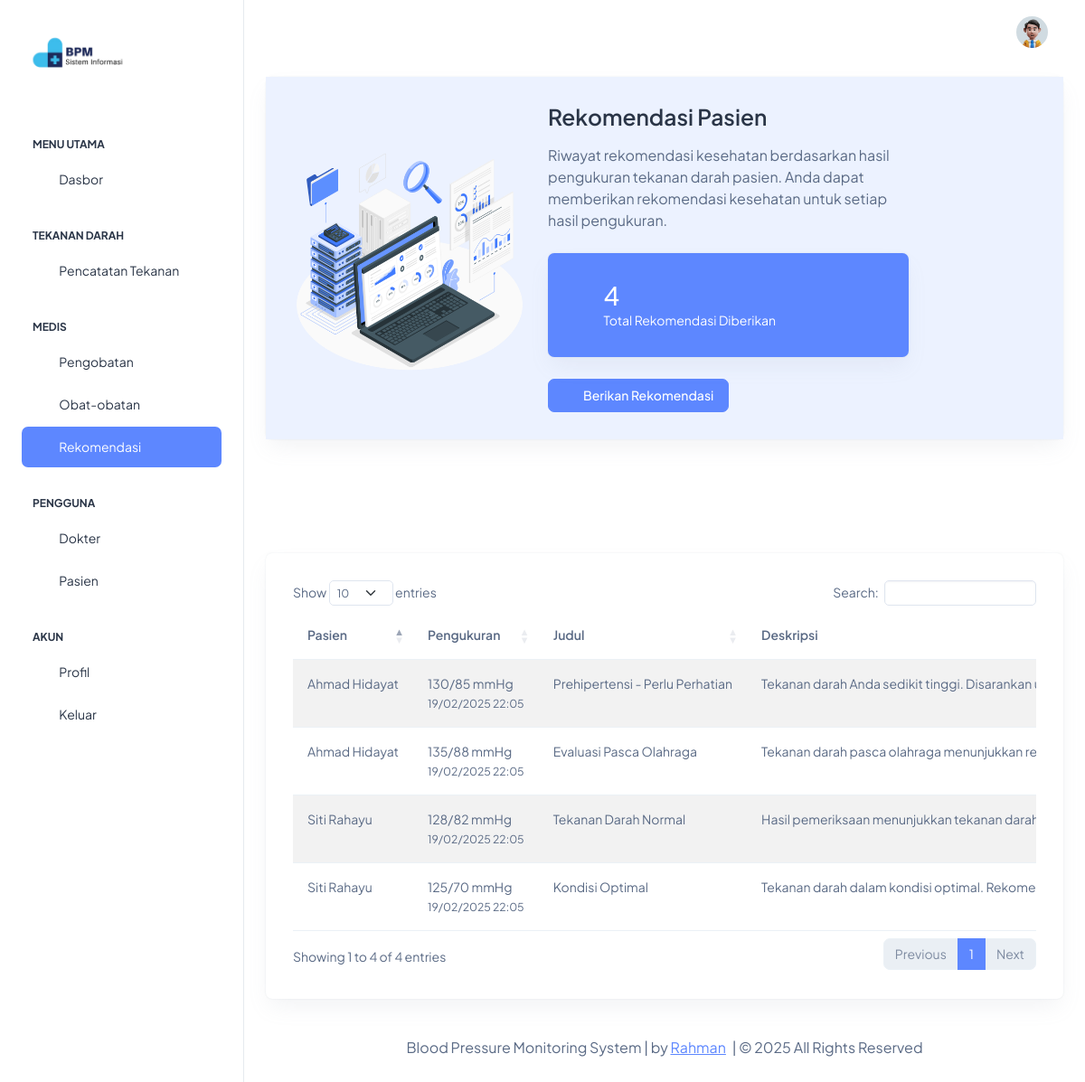
Screenshot of /App/Views/rekomendasi.php (signed in) with the database file from the repository.
### tables this page shows
CREATE TABLE `patient_recommendations` (
  `patient_recommendation_id` int NOT NULL,
  `patient_id` int DEFAULT NULL,
  `reading_id` int DEFAULT NULL,
  `title` varchar(100) NOT NULL,
  `description` text NOT NULL,
  `created_by` int DEFAULT NULL,
  `created_at` timestamp NULL DEFAULT CURRENT_TIMESTAMP
);

CREATE TABLE `patient_profiles` (
  `patient_id` int NOT NULL,
  `user_id` int DEFAULT NULL,
  `full_name` varchar(100) NOT NULL,
  `date_of_birth` date NOT NULL,
  `gender` enum('M','F') NOT NULL,
  `address` text,
  `phone_number` varchar(20) DEFAULT NULL,
  `emergency_contact` varchar(100) DEFAULT NULL,
  `emergency_phone` varchar(20) DEFAULT NULL,
  `medical_history` text
);

CREATE TABLE `blood_pressure_readings` (
  `reading_id` int NOT NULL,
  `patient_id` int DEFAULT NULL,
  `systolic` int NOT NULL,
  `diastolic` int NOT NULL,
  `pulse_rate` int DEFAULT NULL,
  `reading_date` timestamp NULL DEFAULT CURRENT_TIMESTAMP,
  `notes` text
);

### App/Config/Database.php (called while the page is built, shortened)
<?php
class Database
{
    private $host = 'localhost';
    private $db_name = 'blood_pressure_monitoring';
    private $username = 'root';
    private $password = '';
    private $conn;
    private function connect()
    {
        try {
            $this->conn = new PDO(
                'mysql:host=' . $this->host . ';dbname=' . $this->db_name,
                $this->username,
                $this->password
            );
            $this->conn->setAttribute(PDO::ATTR_ERRMODE, PDO::ERRMODE_EXCEPTION);
            $this->conn->setAttribute(PDO::ATTR_DEFAULT_FETCH_MODE, PDO::FETCH_ASSOC);
        } catch (PDOException $e) {
            echo 'Connection Error: ' . $e->getMessage();
        }
    }
    public function query($query, $params = [])
    {
        $stmt = $this->conn->prepare($query);
        $stmt->execute($params);
        return $stmt;
    }
}

### App/Controllers/RekomendasiController.php (called while the page is built, shortened)
<?php
require_once __DIR__ . '/../Models/RekomendasiModel.php';
class RekomendasiController
{
    private $rekomendasiModel;
    public function __construct()
    {
        $this->rekomendasiModel = new RekomendasiModel();
    }
    public function getAllRecommendations()
    {
        return $this->rekomendasiModel->getAllRecommendations();
    }
}

### App/Models/RekomendasiModel.php (called while the page is built, shortened)
<?php
require_once __DIR__ . '/../Config/Database.php';
class RekomendasiModel
{
    private $db;
    public function __construct()
    {
        $this->db = new Database();
    }
    public function getAllRecommendations()
    {
        $query = "SELECT pr.patient_recommendation_id, pr.title, pr.description,
                  pr.created_at, u.username as created_by_name,
                  pp.full_name as patient_name,
                  bpr.systolic, bpr.diastolic, bpr.reading_date
                  FROM patient_recommendations pr
                  JOIN users u ON pr.created_by = u.user_id
                  JOIN patient_profiles pp ON pr.patient_id = pp.patient_id
                  JOIN blood_pressure_readings bpr ON pr.reading_id = bpr.reading_id
                  ORDER BY pr.created_at DESC";
        return $this->db->query($query)->fetchAll();
    }
}

### App/Views/rekomendasi.php (the view, shortened to what this page needs)
<?php
require_once __DIR__ . '/../Controllers/RekomendasiController.php';
$rekomendasiController = new RekomendasiController();
$recommendations = $rekomendasiController->getAllRecommendations();
$totalRecommendations = count($recommendations);
?>
<!doctype html>
<html lang="en">
<head>
    <link rel="stylesheet" href="assets/css/styles.min.css" />
    <link rel="stylesheet" href="https://cdn.datatables.net/1.13.7/css/dataTables.bootstrap5.min.css">
    <link rel="stylesheet" href="https://cdn.datatables.net/responsive/2.5.0/css/responsive.bootstrap5.min.css">
    <link href="https://cdn.jsdelivr.net/npm/select2@4.1.0-rc.0/dist/css/select2.min.css" rel="stylesheet" />
    <link rel="stylesheet"
        href="https://cdn.jsdelivr.net/npm/select2-bootstrap-5-theme@1.3.0/dist/select2-bootstrap-5-theme.min.css" />
</head>
<body>
    <div class="page-wrapper" id="main-wrapper" data-layout="vertical" data-navbarbg="skin6" data-sidebartype="full"
        data-sidebar-position="fixed" data-header-position="fixed">
        <?php include 'partials/sidebar.php'; ?>
        <div class="body-wrapper">
            <?php include 'partials/header.php'; ?>
            <div class="container-fluid">
                <div class="row">
                    <div class="col-12">
                        <div class="card w-100">
                            <div class="card-body bg-light-primary">
                                <div class="row align-items-center">
                                    <div class="col-lg-4">
                                        <img src="assets/images/data/data.png" alt="Recommendation Statistics"
                                            class="img-fluid">
                                    </div>
                                    <div class="col-lg-6">
                                        <h3 class="fw-semibold mb-3">Rekomendasi Pasien</h3>
                                        <p class="fs-4 mb-4">
                                            Riwayat rekomendasi kesehatan berdasarkan hasil pengukuran tekanan darah
                                            pasien.
                                            <?php if (in_array($_SESSION['role'], ['admin', 'doctor'])): ?>
                                                Anda dapat memberikan rekomendasi kesehatan untuk setiap hasil pengukuran.
                                            <?php endif; ?>
                                        </p>
                                        <div class="card bg-primary text-white mb-4">
                                            <div class="card-body d-flex align-items-center">
                                                <i class="ti ti-heart-rate-monitor fs-6 me-3"></i>
                                                <div>
                                                    <h2 class="text-white mb-0"><?= $totalRecommendations ?></h2>
                                                    <p class="mb-0">Total Rekomendasi Diberikan</p>
                                                </div>
                                            </div>
                                        </div>
                                        <?php if (in_array($_SESSION['role'], ['admin', 'doctor'])): ?>
                                            <button type="button" class="btn btn-primary d-flex align-items-center"
                                                data-bs-toggle="modal" data-bs-target="#addRecommendationModal"
                                                style="width: fit-content;">
                                                <i class="ti ti-plus fs-5 me-2"></i>
                                                <span>Berikan Rekomendasi</span>
                                            </button>
                                        <?php endif; ?>
                                    </div>
                                </div>
                            </div>
                        </div>
                    </div>
                </div>
                <div class="row">
                    <div class="col-12">
                        <div class="card">
                            <div class="card-body">
                                <div class="table-responsive">
                                    <table id="recommendationTable"
                                        class="table table-striped dt-responsive nowrap w-100">
                                        <thead>
                                            <tr>
                                                <th>Pasien</th>
                                                <th>Pengukuran</th>
                                                <th>Judul</th>
                                                <th>Deskripsi</th>
                                            </tr>
                                        </thead>
                                        <tbody>
                                            <?php foreach ($recommendations as $recommendation): ?>
                                                <tr>
                                                    <td><?= htmlspecialchars($recommendation['patient_name']) ?></td>
                                                    <td>
                                                        <?= $recommendation['systolic'] ?>/<?= $recommendation['diastolic'] ?>
                                                        mmHg
                                                        <br>
                                                        <small class="text-muted">
                                                            <?= date('d/m/Y H:i', strtotime($recommendation['reading_date'])) ?>
                                                        </small>
                                                    </td>
                                                    <td><?= htmlspecialchars($recommendation['title']) ?></td>
                                                    <td><?= htmlspecialchars(substr($recommendation['description'], 0, 50)) ?>...
                                                    </td>
                                                </tr>
                                            <?php endforeach; ?>
                                        </tbody>
                                    </table>
                                </div>
                            </div>
                        </div>
                    </div>
                </div>
                <?php include 'partials/footer.php'; ?>
            </div>
        </div>
    </div>
</body>
</html>

### rows the page displays
patient_recommendations: patient.full_name "Ahmad Hidayat", reading.systolic "130", reading.diastolic "85", reading.reading_date "19/02/2025 22:05", title "Prehipertensi - Perlu Perhatian", description "Tekanan darah Anda sedikit tinggi. Disarankan…"
patient_recommendations: patient.full_name "Ahmad Hidayat", reading.systolic "135", reading.diastolic "88", reading.reading_date "19/02/2025 22:05", title "Evaluasi Pasca Olahraga", description "Tekanan darah pasca olahraga menunjukkan…"
patient_recommendations: patient.full_name "Siti Rahayu", reading.systolic "128", reading.diastolic "82", reading.reading_date "19/02/2025 22:05", title "Tekanan Darah Normal", description "Hasil pemeriksaan menunjukkan tekanan…"
patient_recommendations: patient.full_name "Siti Rahayu", reading.systolic "125", reading.diastolic "70", reading.reading_date "19/02/2025 22:05", title "Kondisi Optimal", description "Tekanan darah dalam kondisi optimal.…"

### other values shown
$totalRecommendations "4"
